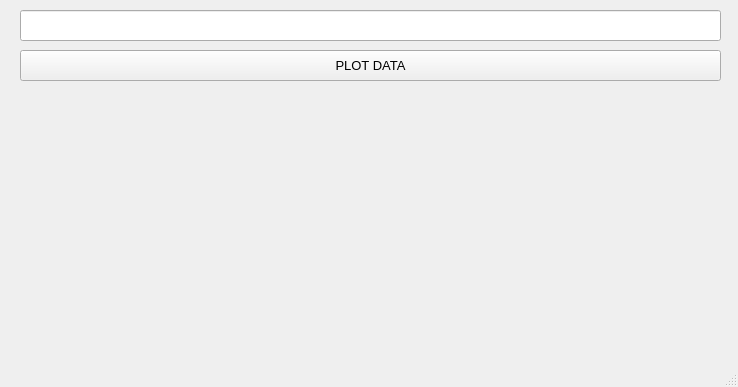
<?xml version="1.0" encoding="UTF-8"?>
<ui version="4.0">
 <class>MainWindow</class>
 <widget class="QMainWindow" name="MainWindow">
  <property name="geometry">
   <rect>
    <x>0</x>
    <y>0</y>
    <width>738</width>
    <height>387</height>
   </rect>
  </property>
  <property name="windowTitle">
   <string>MainWindow</string>
  </property>
  <widget class="QWidget" name="centralwidget">
   <widget class="QLineEdit" name="lineEditInput">
    <property name="geometry">
     <rect>
      <x>20</x>
      <y>10</y>
      <width>701</width>
      <height>31</height>
     </rect>
    </property>
    <property name="font">
     <font>
      <pointsize>10</pointsize>
     </font>
    </property>
   </widget>
   <widget class="QPushButton" name="pushButtonPlotData">
    <property name="geometry">
     <rect>
      <x>20</x>
      <y>50</y>
      <width>701</width>
      <height>31</height>
     </rect>
    </property>
    <property name="font">
     <font>
      <pointsize>10</pointsize>
     </font>
    </property>
    <property name="text">
     <string>PLOT DATA</string>
    </property>
   </widget>
   <widget class="QWidget" name="verticalLayoutWidget">
    <property name="geometry">
     <rect>
      <x>20</x>
      <y>100</y>
      <width>701</width>
      <height>211</height>
     </rect>
    </property>
    <layout class="QVBoxLayout" name="myLayout"/>
   </widget>
  </widget>
  <widget class="QMenuBar" name="menubar">
   <property name="geometry">
    <rect>
     <x>0</x>
     <y>0</y>
     <width>738</width>
     <height>26</height>
    </rect>
   </property>
  </widget>
  <widget class="QStatusBar" name="statusbar"/>
 </widget>
 <resources/>
 <connections/>
</ui>
